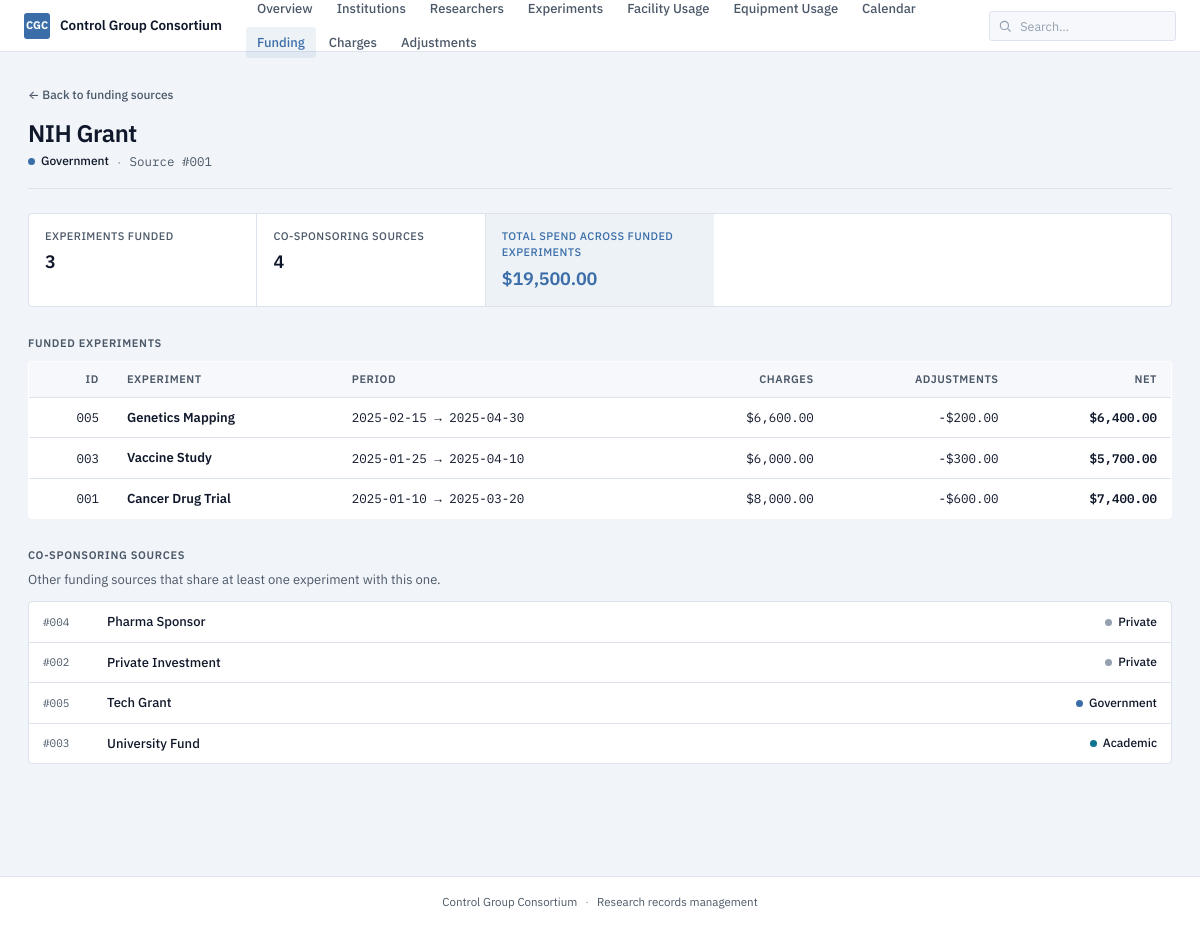
Page /funding-sources/1 on the committed database.
### tables this page shows
CREATE TABLE funding_source (
    fundingSourceId INTEGER PRIMARY KEY,
    fundingSourceName TEXT NOT NULL,
    fundingSourceType TEXT NOT NULL
);

CREATE TABLE experiment (
    experimentId INTEGER PRIMARY KEY,
    name TEXT NOT NULL,
    startDate TEXT NOT NULL,
    endDate TEXT NOT NULL,
    description TEXT NOT NULL
);

### app.py (the view)
@app.route("/funding-sources/<int:fs_id>")
def funding_source_detail(fs_id):
    source = query_one(
        "SELECT * FROM funding_source WHERE fundingSourceId = ?", (fs_id,)
    )
    if not source:
        abort(404)
    experiments = query("""
        SELECT e.experimentId, e.name, e.startDate, e.endDate,
               COALESCE(
                   (SELECT SUM(chargeAmount) FROM charge WHERE experimentId = e.experimentId),
                   0
               ) AS total_charges,
               COALESCE(
                   (SELECT SUM(ca.amount)
                    FROM charge_adjustment ca
                    JOIN charge c ON ca.chargeId = c.chargeId
                    WHERE c.experimentId = e.experimentId),
                   0
               ) AS total_adjustments
        FROM experiment_funding_source efs
        JOIN experiment e ON efs.experimentId = e.experimentId
        WHERE efs.fundingSourceId = ?
        ORDER BY e.startDate DESC
    """, (fs_id,))
    other_sources = query("""
        SELECT DISTINCT fs.fundingSourceId, fs.fundingSourceName, fs.fundingSourceType
        FROM experiment_funding_source efs
        JOIN funding_source fs ON efs.fundingSourceId = fs.fundingSourceId
        WHERE efs.experimentId IN (
            SELECT experimentId FROM experiment_funding_source WHERE fundingSourceId = ?
        )
        AND fs.fundingSourceId != ?
        ORDER BY fs.fundingSourceName
    """, (fs_id, fs_id))
    total_funded = sum(e["total_charges"] + e["total_adjustments"] for e in experiments)
    return render_template(
        "funding_source_detail.html",
        source=source,
        experiments=experiments,
        other_sources=other_sources,
        total_funded=total_funded,
    )

### app.py (called while the page is built)
def get_db() -> sqlite3.Connection:
    if "db" not in g:
        g.db = sqlite3.connect(DATABASE)
        g.db.row_factory = sqlite3.Row
        g.db.execute("PRAGMA foreign_keys = ON")
    return g.db

def query(sql: str, params: tuple = ()) -> list:
    return get_db().execute(sql, params).fetchall()

def query_one(sql: str, params: tuple = ()):
    return get_db().execute(sql, params).fetchone()

@app.template_filter("money")
def money(value):
    try:
        v = float(value)
    except (TypeError, ValueError):
        return value
    sign = "-" if v < 0 else ""
    return f"{sign}${abs(v):,.2f}"

### templates/funding_source_detail.html (shortened to what this page needs)
{% extends "base.html" %}
{% block content %}
<a href="{{ url_for('funding_sources') }}" class="back-link">← Back to funding sources</a>
<header class="page-head">
  <h1 class="page-title">{{ source.fundingSourceName }}</h1>
  <p class="page-sub">
    <span class="tag tag-{{ source.fundingSourceType|lower }}">{{ source.fundingSourceType }}</span>
    <span class="dot">·</span>
    <span class="mono mute">Source #{{ "%03d"|format(source.fundingSourceId) }}</span>
  </p>
</header>
<div class="exp-summary">
  <div class="summary-cell">
    <span class="summary-label">Experiments funded</span>
    <span class="summary-value">{{ experiments|length }}</span>
  </div>
  <div class="summary-cell">
    <span class="summary-label">Co-sponsoring sources</span>
    <span class="summary-value">{{ other_sources|length }}</span>
  </div>
  <div class="summary-cell summary-cell-total">
    <span class="summary-label">Total spend across funded experiments</span>
    <span class="summary-value">{{ total_funded|money }}</span>
  </div>
</div>
<section>
  <h2 class="section-label">Funded experiments</h2>
  {% if experiments %}
    <table class="data-table">
      <thead>
        <tr>
          <th class="num">ID</th>
          <th>Experiment</th>
          <th>Period</th>
          <th class="num">Charges</th>
          <th class="num">Adjustments</th>
          <th class="num">Net</th>
        </tr>
      </thead>
      <tbody>
        {% for e in experiments %}
        <tr>
          <td class="num mono">{{ "%03d"|format(e.experimentId) }}</td>
          <td>
            <a href="{{ url_for('experiment_detail', exp_id=e.experimentId) }}" class="link-quiet">
              <span class="cell-strong">{{ e.name }}</span>
            </a>
          </td>
          <td class="mono mute">{{ e.startDate }} → {{ e.endDate }}</td>
          <td class="num mono">{{ e.total_charges|money }}</td>
          <td class="num mono mute">{{ e.total_adjustments|money }}</td>
          <td class="num mono cell-strong">{{ (e.total_charges + e.total_adjustments)|money }}</td>
        </tr>
        {% endfor %}
      </tbody>
    </table>
  {% else %}
    <p class="empty">No experiments funded by this source.</p>
  {% endif %}
</section>
{% if other_sources %}
<section>
  <h2 class="section-label">Co-sponsoring sources</h2>
  <p class="section-sub">Other funding sources that share at least one experiment with this one.</p>
  <ul class="record-list">
    {% for o in other_sources %}
    <li class="record-item">
      <a href="{{ url_for('funding_source_detail', fs_id=o.fundingSourceId) }}" class="record-link">
        <span class="record-id mono">#{{ "%03d"|format(o.fundingSourceId) }}</span>
        <span class="record-name">{{ o.fundingSourceName }}</span>
        <span class="tag tag-{{ o.fundingSourceType|lower }}">{{ o.fundingSourceType }}</span>
      </a>
    </li>
    {% endfor %}
  </ul>
</section>
{% endif %}
{% endblock %}

### rows in the picture
funding_source: fundingSourceName "NIH Grant", fundingSourceType "Government", fundingSourceId "001"
experiment: experimentId "005", name "Genetics Mapping", startDate "2025-02-15", endDate "2025-04-30", total_charges "$6,600.00", total_adjustments "-$200.00", total_charges "$6,400.00"
experiment: experimentId "003", name "Vaccine Study", startDate "2025-01-25", endDate "2025-04-10", total_charges "$6,000.00", total_adjustments "-$300.00", total_charges "$5,700.00"
experiment: experimentId "001", name "Cancer Drug Trial", startDate "2025-01-10", endDate "2025-03-20", total_charges "$8,000.00", total_adjustments "-$600.00", total_charges "$7,400.00"
funding_source: fundingSourceId "004", fundingSourceName "Pharma Sponsor", fundingSourceType "Private"
funding_source: fundingSourceId "002", fundingSourceName "Private Investment", fundingSourceType "Private"
funding_source: fundingSourceId "005", fundingSourceName "Tech Grant", fundingSourceType "Government"
funding_source: fundingSourceId "003", fundingSourceName "University Fund", fundingSourceType "Academic"

### other values in the picture
{{ experiments|length }} "3"
{{ other_sources|length }} "4"
{{ total_funded|money }} "$19,500.00"
